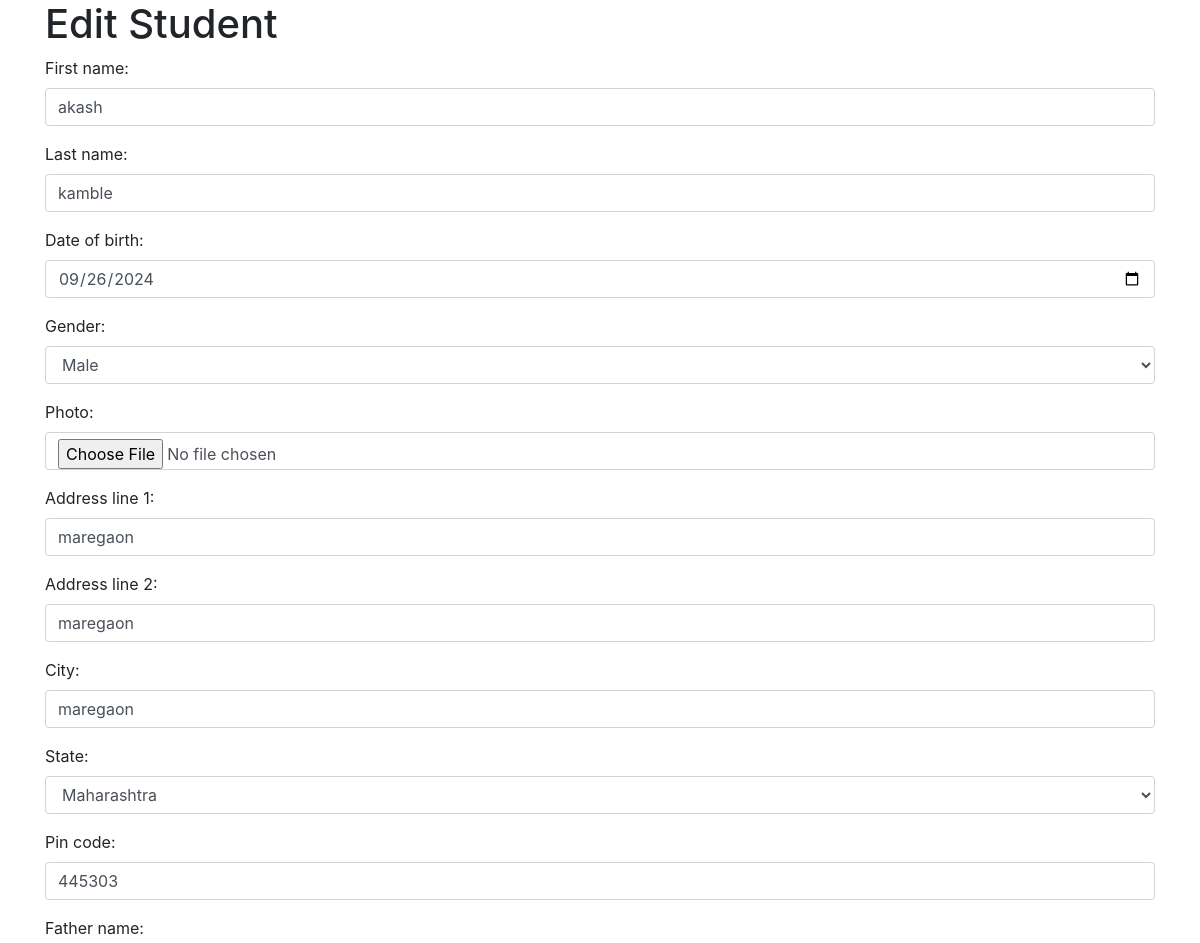
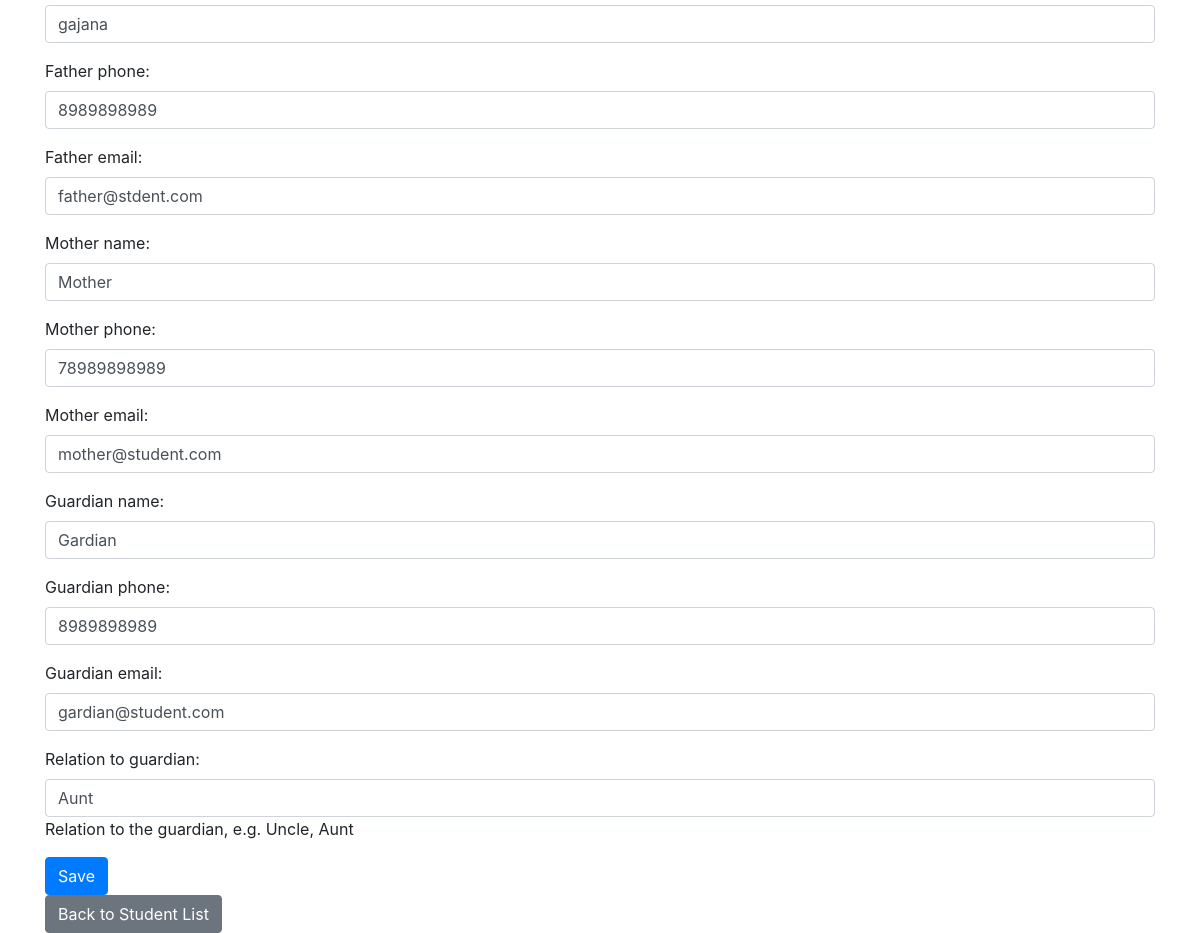
The app's page /student/update/3/ with its own data (2 pictures, top to bottom).
### core/models.py (models this page shows, shortened)
class Student(models.Model):
    first_name = models.CharField(max_length=100)
    last_name = models.CharField(max_length=100)
    date_of_birth = models.DateField()
    gender = models.CharField(max_length=10, choices=[('male', 'Male'), ('female', 'Female'), ('other', 'Other')])
    student_id = models.CharField(max_length=8, unique=True, default=generate_student_id)
    enrollment_date = models.DateField(auto_now_add=True)
    photo = models.ImageField(upload_to='student_photos/', blank=True, null=True)
    address_line_1 = models.CharField(max_length=255)
    address_line_2 = models.CharField(max_length=255, blank=True, null=True)
    city = models.CharField(max_length=100)
    district = models.CharField(max_length=100)
    state = models.CharField(max_length=50, choices=INDIAN_STATES)
    pin_code = models.CharField(max_length=20)
    father_name = models.CharField(max_length=100)
    father_phone = models.CharField(max_length=15, blank=True, null=True)
    father_email = models.EmailField(blank=True, null=True)
    mother_name = models.CharField(max_length=100)
    mother_phone = models.CharField(max_length=15, blank=True, null=True)
    mother_email = models.EmailField(blank=True, null=True)
    guardian_name = models.CharField(max_length=100, blank=True, null=True)
    guardian_phone = models.CharField(max_length=15, blank=True, null=True)
    guardian_email = models.EmailField(blank=True, null=True)
    relation_to_guardian = models.CharField(max_length=50, blank=True, null=True, help_text="Relation to the guardian, e.g. Uncle, Aunt")

### core/views.py (the view)
# urls.py: path('student/update/<int:pk>/', StudentUpdateView.as_view(), name='student-update'),
class StudentUpdateView(UpdateView):
    model = Student
    template_name = 'core/student_form.html'  # Reusing the form template for editing
    form_class = StudentForm
    success_url = reverse_lazy('student-list')  # Redirect to the student list view on success

### templates/core/student_form.html (shortened to what this page needs)
<!DOCTYPE html>
<html lang="en">
<head>
    <link rel="stylesheet" href="https://maxcdn.bootstrapcdn.com/bootstrap/4.5.2/css/bootstrap.min.css">
</head>
<body>
    <div class="container">
        <h1>{% if student %}Edit{% else %}Add{% endif %} Student</h1>
        <form method="post" enctype="multipart/form-data">
            {{ form.as_p }}
            <button type="submit" class="btn btn-primary">Save</button>
        </form>
        <a href="{% url 'student-list' %}" class="btn btn-secondary">Back to Student List</a>
    </div>
</body>
</html>

### records on screen
Student: first_name "akash", last_name "kamble", date_of_birth "09/26/2024", gender "Male", address_line_1 "maregaon", address_line_2 "maregaon", city "maregaon", state "Maharashtra", pin_code "445303", father_name "gajana", father_phone "8989898989", father_email "father@stdent.com", mother_name "Mother", mother_phone "78989898989", mother_email "mother@student.com", guardian_name "Gardian", guardian_phone "8989898989", guardian_email "gardian@student.com", relation_to_guardian "Aunt"
